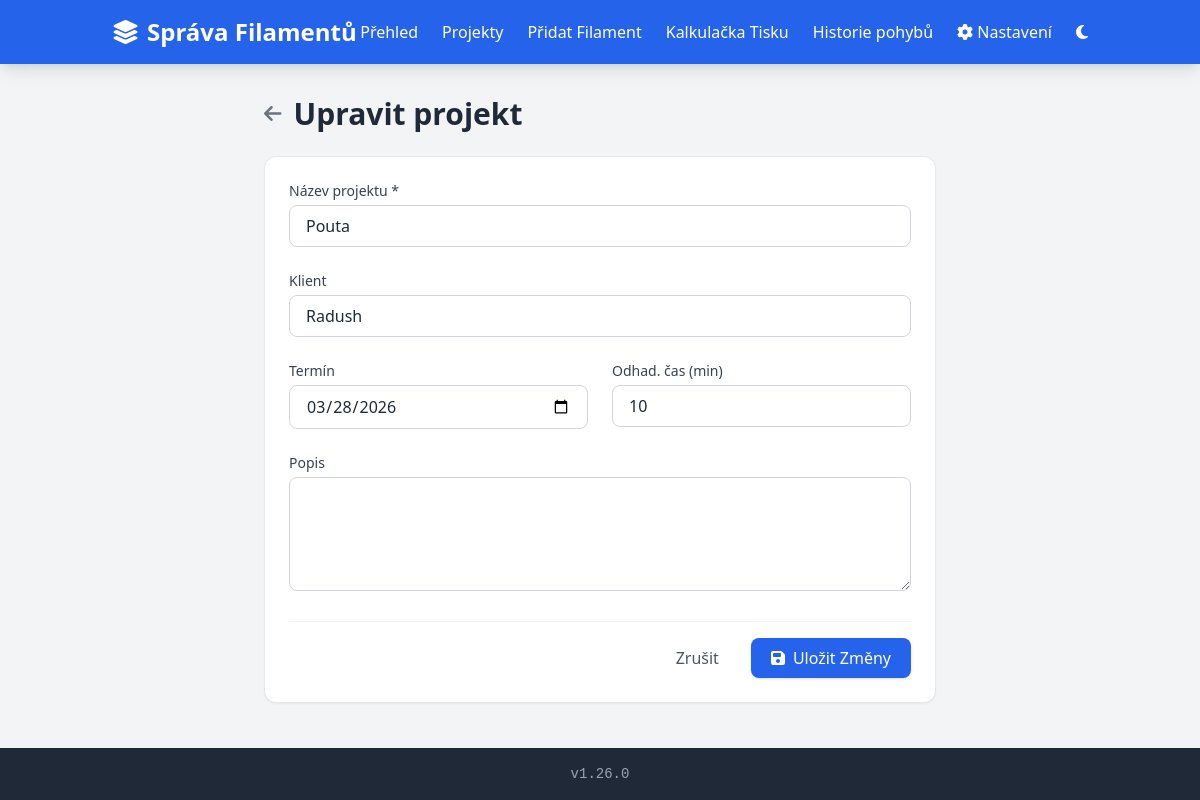
The app's page /projects/1/edit with its own data.
### models.py (models this page shows)
class AppSetting(db.Model):
    id = db.Column(db.Integer, primary_key=True)
    lang = db.Column(db.String(10), default='cs')
    kwh_price = db.Column(db.Float, default=5.0)
    printer_power = db.Column(db.Integer, default=150)
    currency = db.Column(db.String(10), default='CZK')
    debug_logging = db.Column(db.Boolean, default=False)
    theme = db.Column(db.String(10), default='light')
    view_mode = db.Column(db.String(10), default='card')
    items_per_page = db.Column(db.Integer, default=12)

class Project(db.Model):
    id = db.Column(db.Integer, primary_key=True)
    name = db.Column(db.String(200), nullable=False)
    description = db.Column(db.Text, nullable=True)
    created_at = db.Column(db.DateTime, default=datetime.utcnow)
    due_date = db.Column(db.DateTime, nullable=True)
    client_name = db.Column(db.String(100), nullable=True)
    estimated_print_time = db.Column(db.Integer, default=0) # in minutes
    status = db.Column(db.String(20), default='NEW') # NEW, PRINTING, DONE

### routes/projects.py (the view, shortened to what this page needs)
    @app.route('/projects/<int:id>/edit', methods=['GET', 'POST'])
    def project_edit(id):
        project = db.get_or_404(Project, id)
        return render_template('project_edit.html', project=project)

### utils.py (called while the page is built)
def get_settings():
    return AppSetting.query.first()

### templates/project_edit.html
{% extends 'base.html' %}
{% block content %}
<div class="max-w-2xl mx-auto">
    <div class="mb-6 flex items-center gap-3">
        <a href="{{ url_for('project_detail', id=project.id) }}" class="text-gray-500 hover:text-blue-600 transition">
            <i class="fa-solid fa-arrow-left text-xl"></i>
        </a>
        <h1 class="text-3xl font-bold text-gray-800">{{ t('project_edit') }}</h1>
    </div>
    <form method="POST" class="bg-white rounded-xl shadow-sm border border-gray-200 p-6 space-y-6">
        <div>
            <label class="block text-sm font-medium text-gray-700 mb-1">{{ t('project_name') }} *</label>
            <input type="text" name="name" value="{{ project.name }}" required class="w-full border border-gray-300 rounded-lg px-4 py-2 focus:ring-2 focus:ring-blue-500 focus:border-blue-500 outline-none transition">
        </div>
        <div>
            <label class="block text-sm font-medium text-gray-700 mb-1">{{ t('project_client') }}</label>
            <input type="text" name="client_name" value="{{ project.client_name or '' }}" class="w-full border border-gray-300 rounded-lg px-4 py-2 focus:ring-2 focus:ring-blue-500 focus:border-blue-500 outline-none transition">
        </div>
        <div class="grid grid-cols-1 md:grid-cols-2 gap-6">
            <div>
                <label class="block text-sm font-medium text-gray-700 mb-1">{{ t('project_due_date') }}</label>
                <input type="date" name="due_date" value="{{ project.due_date.strftime('%Y-%m-%d') if project.due_date else '' }}" class="w-full border border-gray-300 rounded-lg px-4 py-2 focus:ring-2 focus:ring-blue-500 focus:border-blue-500 outline-none transition">
            </div>
            <div>
                <label class="block text-sm font-medium text-gray-700 mb-1">{{ t('project_time') }}</label>
                <input type="number" name="estimated_print_time" value="{{ project.estimated_print_time }}" min="0" class="w-full border border-gray-300 rounded-lg px-4 py-2 focus:ring-2 focus:ring-blue-500 focus:border-blue-500 outline-none transition">
            </div>
        </div>
        <div>
            <label class="block text-sm font-medium text-gray-700 mb-1">{{ t('project_description') }}</label>
            <textarea name="description" rows="4" class="w-full border border-gray-300 rounded-lg px-4 py-2 focus:ring-2 focus:ring-blue-500 focus:border-blue-500 outline-none transition">{{ project.description or '' }}</textarea>
        </div>
        <div class="flex justify-end gap-3 pt-4 border-t border-gray-100">
            <a href="{{ url_for('project_detail', id=project.id) }}" class="px-5 py-2 text-gray-600 hover:bg-gray-100 rounded-lg transition">{{ t('cancel') }}</a>
            <button type="submit" class="bg-blue-600 hover:bg-blue-700 text-white px-5 py-2 rounded-lg shadow transition flex items-center gap-2">
                <i class="fa-solid fa-save"></i> {{ t('save_changes') }}
            </button>
        </div>
    </form>
</div>
{% endblock %}

### records on screen
Project: name "Pouta", client_name "Radush", due_date "03/28/2026", estimated_print_time "10"

### other values on screen
{{ t('title') }} "Správa Filamentů"
{{ t('overview') }} "Přehled"
{{ t('projects') }} "Projekty"
{{ t('add_filament') }} "Přidat Filament"
{{ t('calculator') }} "Kalkulačka Tisku"
{{ t('movement_history') }} "Historie pohybů"
{{ t('settings') }} "Nastavení"
{{ t('project_edit') }} "Upravit projekt"
{{ t('project_name') }} "Název projektu"
{{ t('project_client') }} "Klient"
{{ t('project_due_date') }} "Termín"
{{ t('project_time') }} "Odhad. čas (min)"
{{ t('project_description') }} "Popis"
{{ t('cancel') }} "Zrušit"
{{ t('save_changes') }} "Uložit Změny"
